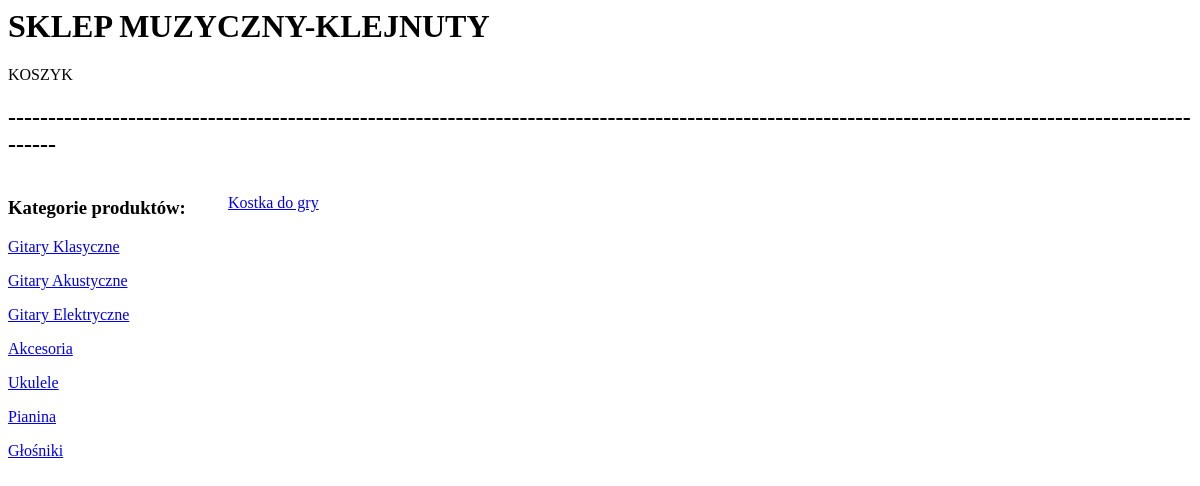
/kategoria/4/, run on an earlier commit of the app's database.
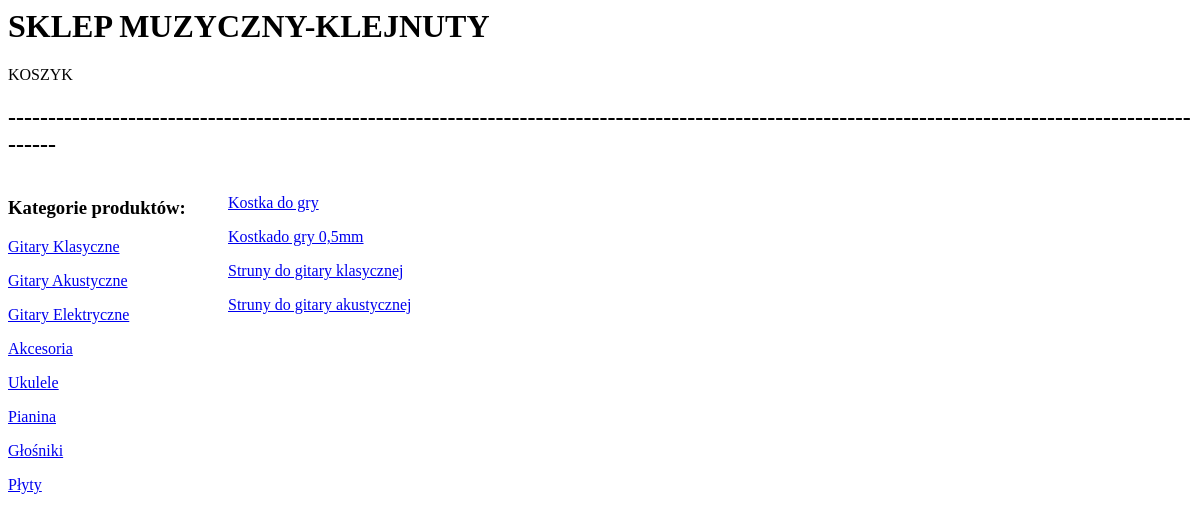
And on a later commit of the database.
### Produkty/models.py (models this page shows, shortened)
class Kategoria(models.Model):
     nazwa = models.CharField(max_length=30)
     class Meta:
          verbose_name = "Kategoria"
          verbose_name_plural = "Kategorie"

class Produkty(models.Model):
     kategoria = models.ForeignKey(Kategoria, null=True, blank=True, on_delete=models.CASCADE)
     producent = models.ForeignKey(Producent,on_delete=models.CASCADE,null=True)
     nazwa = models.CharField(max_length=60)
     opis = models.TextField(blank=True)
     cena = models.DecimalField(max_digits=99999, decimal_places=2)
     class Meta:
          verbose_name = "Produkt"
          verbose_name_plural = "Produkty"

### Produkty/views.py (the view)
# urls.py: path('kategoria/<id>/', kategoria, name='kategoria'),
def kategoria (request, id):
    kategoria_user = Kategoria.objects.get(pk=id)
    kategoria_produkt = Produkty.objects.filter(kategoria = kategoria_user)
    kategorie = Kategoria.objects.all()
    dane = {'kategoria_user': kategoria_user,
            'kategoria_produkt' : kategoria_produkt,
            'kategorie' : kategorie }
    return render(request, 'kategoria_produkt.html', dane)

### Produkty/templates/kategoria_produkt.html (shortened to what this page needs)
 {% extends 'szablon.html' %}
    {%block produkt %}
        {% if kategoria_produkt %}
            {% for produkt in kategoria_produkt %}
                  <p><a href = "/produkt/{{ produkt.id }}/"> {{produkt.nazwa}}</a></p>
            {% endfor %}
        {% endif %}
    {% endblock %}

### Produkty/templates/szablon.html (shortened to what this page needs)
    <div>
    <h1> SKLEP MUZYCZNY-KLEJNUTY</h1>KOSZYK
        <h2>----------------------------------------------------------------------------------------------------------------------------------------------------------</h2>
    </div>
    <div style="width:220px; float:left">
    <h3> Kategorie produktów: </h3>
        {% for kat in kategorie %}
             <p><a href = "/kategoria/{{ kat.id }}"> {{kat.nazwa}} </a> </p>
        {% endfor %}
    </div>
    <div style="width:700; float:left">
        {% block produkt %}     {% endblock produkt %}
    </div>

What changed in the data, as far as the page shows it:
added Kategoria: nazwa "Płyty"
added Produkty: nazwa "Kostkado gry 0,5mm"
added Produkty: nazwa "Struny do gitary klasycznej"
added Produkty: nazwa "Struny do gitary akustycznej"
